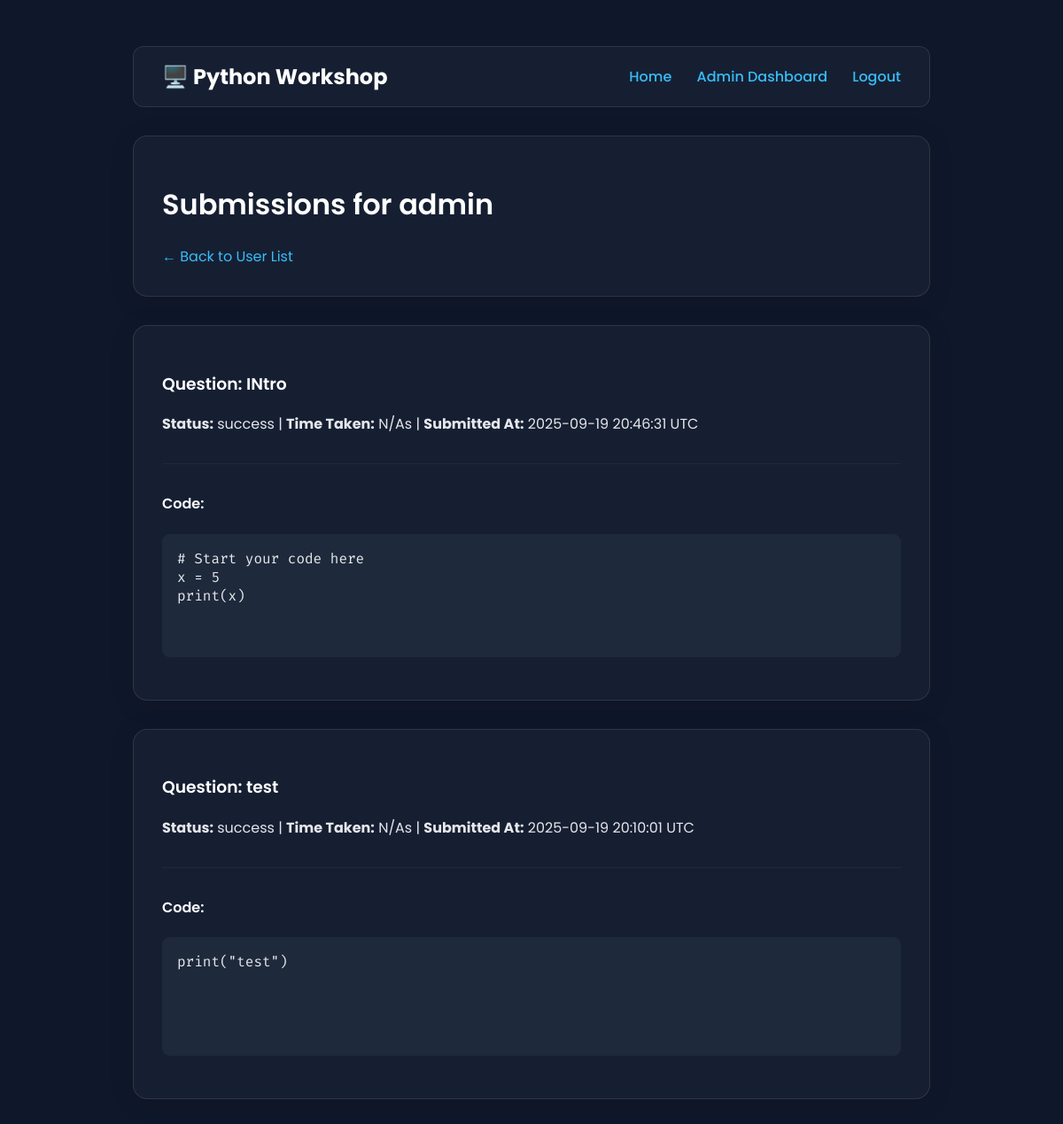
Page /admin/user/1/submissions (signed in) on the earlier database version.
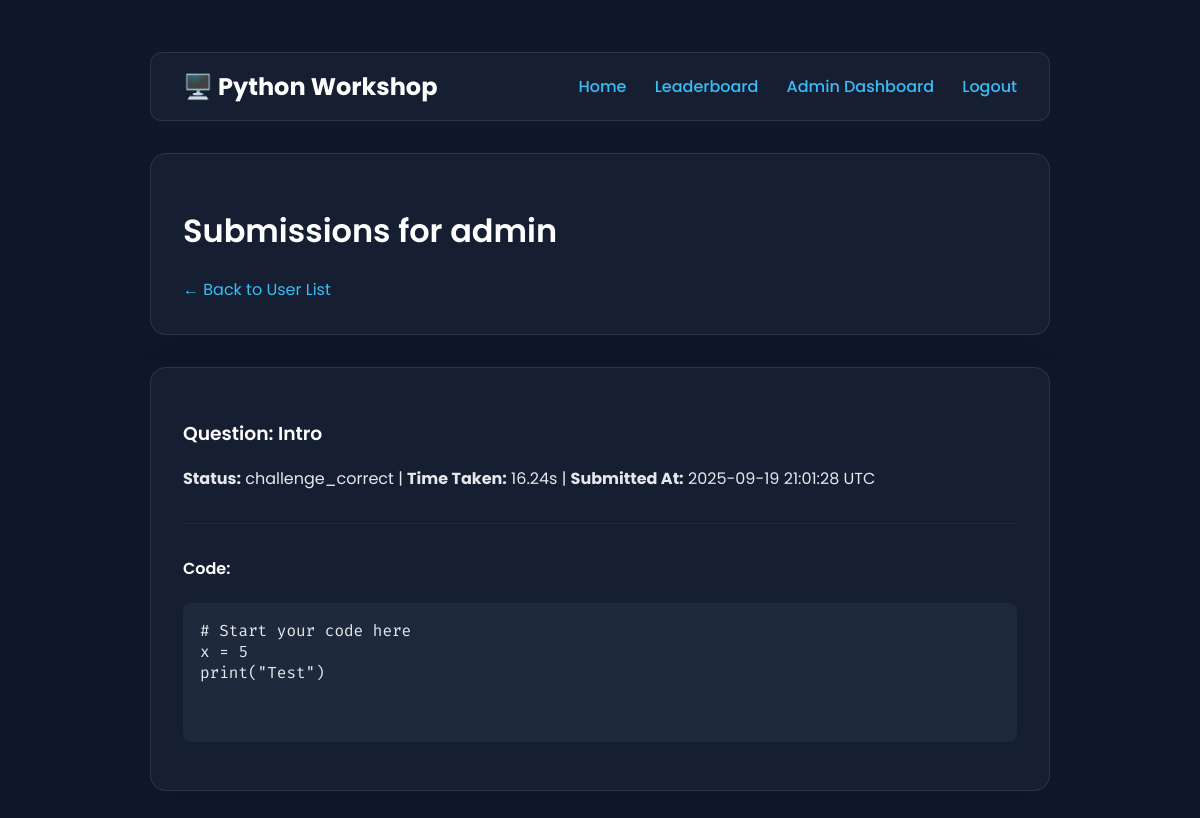
Same page on the later database version.
### app/models.py (models this page shows, shortened)
class User(UserMixin, db.Model):
    id = db.Column(db.Integer, primary_key=True)
    username = db.Column(db.String(64), index=True, unique=True, nullable=False)
    password_hash = db.Column(db.String(256))
    role = db.Column(db.String(10), default='student', nullable=False)
    created_at = db.Column(db.DateTime, default=lambda: datetime.now(timezone.utc))

class Submission(db.Model):
    id = db.Column(db.Integer, primary_key=True)
    user_id = db.Column(db.Integer, db.ForeignKey('user.id'), nullable=False)
    q_id = db.Column(db.Integer, db.ForeignKey('question.id'), nullable=False)
    code = db.Column(db.Text, nullable=False)
    output = db.Column(db.Text)
    status = db.Column(db.String(20))
    time_taken = db.Column(db.Float)
    submitted_at = db.Column(db.DateTime, index=True, default=lambda: datetime.now(timezone.utc))
    user = db.relationship('User', backref='submissions')
    question = db.relationship('Question', backref='submissions')

class Question(db.Model):
    id = db.Column(db.Integer, primary_key=True)
    section_id = db.Column(db.Integer, db.ForeignKey('section.id'), nullable=False)
    title = db.Column(db.String(100), nullable=False)
    description = db.Column(db.Text, nullable=False)
    starter_code = db.Column(db.Text)
    hints = db.Column(db.Text)
    difficulty = db.Column(db.Integer, default=1)
    has_file_manager = db.Column(db.Boolean, default=False, nullable=False)
    expected_output = db.Column(db.Text)

### app/admin/routes.py (the view)
@bp.route('/user/<int:user_id>/submissions')
@admin_required
def user_submissions(user_id):
    user = User.query.get_or_404(user_id)
    all_submissions = Submission.query.filter_by(user_id=user.id)\
        .join(Question, Submission.q_id == Question.id)\
        .add_columns(Question.title)\
        .order_by(Submission.submitted_at.desc()).all()
    latest_submissions = []
    seen_question_ids = set()
    for sub, q_title in all_submissions:
        if sub.q_id not in seen_question_ids:
            latest_submissions.append((sub, q_title))
            seen_question_ids.add(sub.q_id)
    return render_template(
        'admin/user_submissions.html',
        user=user,
        submissions=latest_submissions,
        title=f"Submissions for {user.username}"
    )

### app/__init__.py (called while the page is built)
@login_manager.user_loader
def load_user(user_id):
    return User.query.get(int(user_id))

### app/admin/routes.py (called while the page is built)
def admin_required(f):
    @wraps(f)
    def decorated_function(*args, **kwargs):
        if not current_user.is_authenticated or current_user.role != 'admin':
            flash("You do not have permission to access this page.", "danger")
            return redirect(url_for('main.index'))
        return f(*args, **kwargs)
    return decorated_function

### app/main.py (called while the page is built)
@bp.app_context_processor
def inject_global_vars():
    leaderboard_setting = AppSetting.query.filter_by(key='leaderboard_visible').first()
    return dict(
        leaderboard_visible=(leaderboard_setting and leaderboard_setting.value == 'True')
    )

@bp.app_context_processor
def inject_global_vars():
    leaderboard_setting = AppSetting.query.filter_by(key='leaderboard_visible').first()
    hints_setting = AppSetting.query.filter_by(key='hints_enabled').first() # <-- ADD THIS
    return dict(
        leaderboard_visible=(leaderboard_setting and leaderboard_setting.value == 'True'),
        hints_enabled=(hints_setting and hints_setting.value == 'True') # <-- AND THIS
    )

### app/templates/admin/user_submissions.html
{% extends "base.html" %}
{% block content %}
<div class="card">
    <h1>Submissions for {{ user.username }}</h1>
    <a href="{{ url_for('admin.users') }}">&larr; Back to User List</a>
</div>
{% if not submissions %}
<div class="card">
    <p>This user has not made any submissions yet.</p>
</div>
{% else %}
    {% for sub, q_title in submissions %}
    <div class="card">
        <h3>Question: {{ q_title }}</h3>
        <p>
            <strong>Status:</strong> {{ sub.status }} |
            <strong>Time Taken:</strong> {{ "%.2f"|format(sub.time_taken) if sub.time_taken else 'N/A' }}s |
            <strong>Submitted At:</strong> {{ sub.submitted_at.strftime('%Y-%m-%d %H:%M:%S') }} UTC
        </p>
        <hr>
        <h4>Code:</h4>
        <pre id="output-area">{{ sub.code }}</pre>
    </div>
    {% endfor %}
{% endif %}
{% endblock %}

### app/templates/base.html (shortened to what this page needs)
<!DOCTYPE html>
<html lang="en">
<head>
    <link rel="stylesheet" href="{{ url_for('static', filename='css/style.css') }}">
</head>
<body>
    <div class="container">
        <nav>
            <a href="{{ url_for('main.index') }}" class="brand">🖥️ Python Workshop</a>
            <div class="nav-links">
                <a href="{{ url_for('main.index') }}">Home</a>
                {% if leaderboard_visible %}
                    <a href="{{ url_for('main.leaderboard') }}">Leaderboard</a>
                {% endif %}
                {% if current_user.is_authenticated %}
                    {% if current_user.role == 'admin' %}
                        <a href="{{ url_for('admin.dashboard') }}">Admin Dashboard</a>
                    {% endif %}
                    <a href="{{ url_for('auth.logout') }}">Logout</a>
                {% else %}
                    <a href="{{ url_for('auth.login') }}">Login</a>
                    <a href="{{ url_for('auth.register') }}">Register</a>
                {% endif %}
            </div>
        </nav>
        <main>
            {% block content %}{% endblock %}
        </main>
    </div>
</body>
</html>

### app/static/css/style.css (style rules this page uses)
:root { --indigo-600: #4f46e5; --indigo-700: #4338ca; --slate-800: #1e293b; --slate-900: #0f172a; --sky-400: #38bdf8; --gray-200: #e5e7eb; --gray-400: #9ca3af; --white: #ffffff; }
body { font-family: 'Poppins', sans-serif; background-color: var(--slate-900); color: var(--gray-200); margin: 0; padding: 2rem; }
h1, h2, h3, h4 { color: var(--white); font-weight: 600; }
a { color: var(--sky-400); text-decoration: none; transition: color 0.2s ease; }
hr { border: none; border-top: 1px solid var(--slate-800); margin: 2rem 0; }
.container { max-width: 900px; margin: 0 auto; padding: 20px; }
nav { display: flex; justify-content: space-between; align-items: center; padding: 1rem 2rem; background: rgba(30, 41, 59, 0.5); backdrop-filter: blur(10px); border: 1px solid rgba(255, 255, 255, 0.1); border-radius: 12px; margin-bottom: 2rem; }
nav .brand { font-weight: 700; font-size: 1.5rem; color: var(--white); }
nav .nav-links a { margin-left: 1.5rem; font-weight: 500; }
.card { background: rgba(30, 41, 59, 0.5); backdrop-filter: blur(10px); border: 1px solid rgba(255, 255, 255, 0.1); border-radius: 16px; padding: 2rem; margin-bottom: 2rem; box-shadow: 0 4px 30px rgba(0, 0, 0, 0.1); }
#output-area { background-color: var(--slate-800); border: 1px solid var(--slate-800); border-radius: 8px; padding: 1rem; min-height: 100px; font-family: 'Fira Code', monospace; white-space: pre-wrap; color: var(--gray-200); }

Differences in the rows shown:
removed Submission: title "INtro", status "success", time_taken "N/A", submitted_at "2025-09-19 20:46:31", code "# Start your code here x = 5 print(x)"
removed Submission: title "test", status "success", time_taken "N/A", submitted_at "2025-09-19 20:10:01", code "print(\"test\")"
now on this page (row edited): Submission: title "Intro", status "challenge_correct", time_taken "16.24", submitted_at "2025-09-19 21:01:28", code "# Start your code here x = 5 print(\"Test\")"
Other differences:
text now shown: "Leaderboard"
